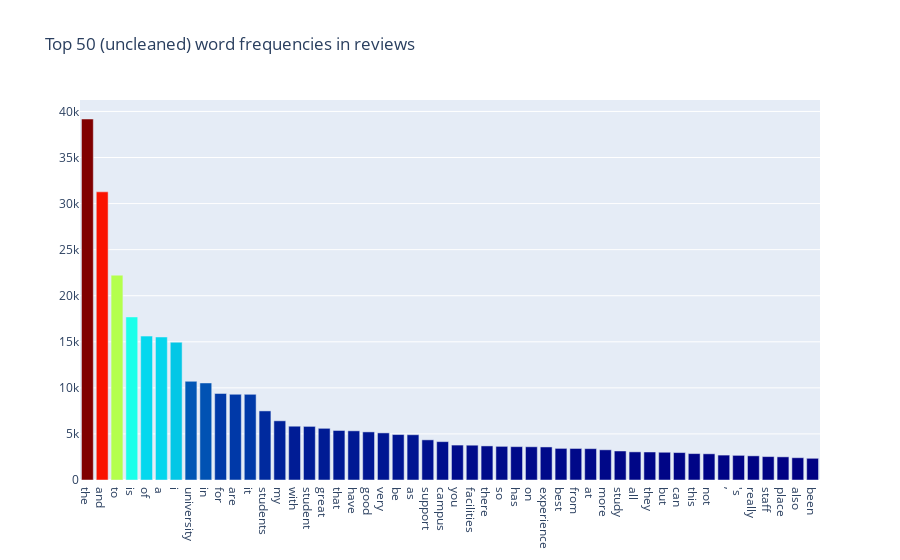

Notebook cell for this chart:
### Code cell
x = freq_df_sorted['Word'][:50] # Plot only the first 50 most common words
y = freq_df_sorted['Frequency'][:50] # Plot their frequencies

data = [go.Bar(x=x,
               y=y,
               marker= dict(colorscale='Jet',
                            color = y
                            ))]

layout = go.Layout(
    title='Top 50 (uncleaned) word frequencies in reviews'
)

fig = go.Figure(data=data, layout=layout)

fig.show()

### Figure 1 — Plotly figure (JSON) as saved in the notebook; plotly's stock layout.template omitted (floating-point values rounded to 4 significant figures)
{"data": [{"marker": {"color": [39180, 31275, 22231, 17698, 15618, 15521, 14955, 10711, 10534, 9393, 9304, 9294, 7499, 6424, 5838, 5818, 5609, 5374, 5338, 5220, 5112, 4934, 4914, 4358, 4163, 3791, 3777, 3699, 3652, 3619, 3606, 3587, 3431, 3423, 3402, 3277, 3150, 3054, 3040, 3011, 2977, 2866, 2842, 2703, 2674, 2622, 2541, 2512, 2419, 2355], "colorscale": [[0, "rgb(0,0,131)"], [0.2, "rgb(0,60,170)"], [0.4, "rgb(5,255,255)"], [0.6, "rgb(255,255,0)"], [0.8, "rgb(250,0,0)"], [1, "rgb(128,0,0)"]]}, "type": "bar", "x": ["the", "and", "to", "is", "of", "a", "i", "university", "in", "for", "are", "it", "students", "my", "with", "student", "great", "that", "have", "good", "very", "be", "as", "support", "campus", "you", "facilities", "there", "so", "has", "on", "experience", "best", "from", "at", "more", "study", "all", "they", "but", "can", "this", "not", "’", "'s", "really", "staff", "place", "also", "been"], "y": [39180, 31275, 22231, 17698, 15618, 15521, 14955, 10711, 10534, 9393, 9304, 9294, 7499, 6424, 5838, 5818, 5609, 5374, 5338, 5220, 5112, 4934, 4914, 4358, 4163, 3791, 3777, 3699, 3652, 3619, 3606, 3587, 3431, 3423, 3402, 3277, 3150, 3054, 3040, 3011, 2977, 2866, 2842, 2703, 2674, 2622, 2541, 2512, 2419, 2355]}], "layout": {"title": {"text": "Top 50 (uncleaned) word frequencies in reviews"}}}
